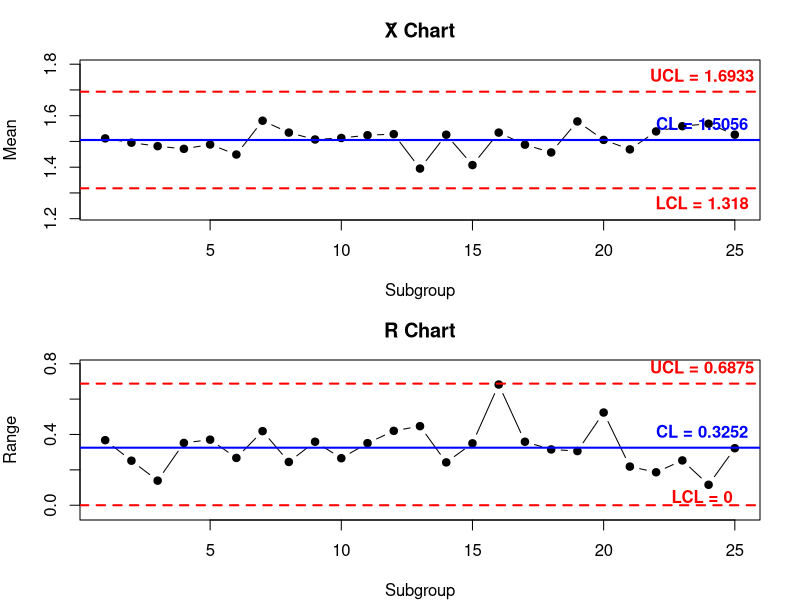

Source code (R):
## ---- chunk 1

# Global settings for all code chunks below.
# echo = FALSE    -> hide the code in the report (only results are shown)
#                    (change to echo = TRUE if you want to show the code too)
# warning/message -> hide warnings and messages so the report looks clean
# fig.width/height -> size of every plot (in inches)
knitr::opts_chunk$set(echo = FALSE, warning = FALSE, message = FALSE,
                      fig.width = 9, fig.height = 7)
## ---- chunk 2
# ---- Step A: Enter the data ----
# 25 samples (rows) x 5 wafers (columns) = 125 flow width values in microns.
# byrow = TRUE means R fills the numbers row by row (one sample per row).
data_matrix <- matrix(c(
  1.3235,1.4128,1.6744,1.4573,1.6914, 1.4314,1.3592,1.6075,1.4666,1.6109,
  1.4284,1.4871,1.4932,1.4324,1.5674, 1.5028,1.6352,1.3841,1.2831,1.5507,
  1.5604,1.2735,1.5265,1.4363,1.6441, 1.5955,1.5451,1.3574,1.3281,1.4198,
  1.6274,1.5064,1.8366,1.4177,1.5144, 1.4190,1.4303,1.6637,1.6067,1.5519,
  1.3884,1.7277,1.5355,1.5176,1.3688, 1.4039,1.6697,1.5089,1.4627,1.5220,
  1.4158,1.7667,1.4278,1.5928,1.4181, 1.5821,1.3355,1.5777,1.3908,1.7559,
  1.2856,1.4106,1.4447,1.6398,1.1928, 1.4951,1.4036,1.5893,1.6458,1.4969,
  1.3589,1.2863,1.5996,1.2497,1.5471, 1.5747,1.5301,1.5171,1.1839,1.8662,
  1.3680,1.7269,1.3957,1.5014,1.4449, 1.4163,1.3864,1.3057,1.6210,1.5573,
  1.5796,1.4185,1.6541,1.5116,1.7247, 1.7106,1.4412,1.2361,1.3820,1.7601,
  1.4371,1.5051,1.3485,1.5670,1.4880, 1.4738,1.5936,1.6583,1.4973,1.4720,
  1.5917,1.4333,1.5551,1.5295,1.6866, 1.6399,1.5243,1.5705,1.5563,1.5530,
  1.5797,1.3663,1.6240,1.3732,1.6887), byrow = TRUE, ncol = 5)

# ---- Step B: Summarise each sample ----
# Mean of each row (average flow width of the 5 wafers in that sample)
sample_means  <- rowMeans(data_matrix)
# Range of each row = biggest value minus smallest value (shows spread)
# apply(data_matrix, 1, ...) means "do this for every row"
sample_ranges <- apply(data_matrix, 1, function(x) max(x) - min(x))

# ---- Step C: Centre lines ----
# xbarbar = average of all sample means (centre line of the X-bar chart)
xbarbar <- mean(sample_means)
# Rbar = average of all sample ranges (centre line of the R chart)
Rbar    <- mean(sample_ranges)

# Control chart constants for sample size n = 5 (from Appendix Table VI)
A2 <- 0.577; D3 <- 0; D4 <- 2.114

# ---- Step D: Control limits ----
# X-bar chart limits:  xbarbar  +/-  A2 * Rbar
UCLx <- xbarbar + A2 * Rbar;  LCLx <- xbarbar - A2 * Rbar
# R chart limits:  D4 * Rbar (upper)  and  D3 * Rbar (lower)
UCLR <- D4 * Rbar;            LCLR <- D3 * Rbar

# ---- Step E: Find out-of-control points ----
# which() gives the sample numbers that are above the UCL or below the LCL.
# "|" means OR. If nothing is outside, the result is empty.
out_x <- which(sample_means > UCLx | sample_means < LCLx)
out_r <- which(sample_ranges > UCLR | sample_ranges < LCLR)
## ---- chunk 3
# Build a table: sample number, the 5 wafer values, then mean and range.
# round(..., 4) keeps 4 decimal places so the table is easy to read.
tab <- data.frame(
  Sample = 1:25,
  round(data_matrix, 4),
  Mean   = round(sample_means, 4),
  Range  = round(sample_ranges, 4)
)
# Give the 5 data columns clear names: Wafer 1 ... Wafer 5
names(tab)[2:6] <- paste("Wafer", 1:5)
# kable() turns the table into a neat formatted table; align = "c" centres it
knitr::kable(tab, align = "c")
## ---- chunk 4
# Show the two centre values in a small table (5 decimals, like the textbook)
knitr::kable(data.frame(
  Quantity = c("Grand mean  (X̿)", "Average range  (R̄)"),
  Value    = round(c(xbarbar, Rbar), 5)
), align = "lc")
## ---- chunk 5
# Show the constants used in the formulas. They depend only on sample size n.
knitr::kable(data.frame(A2 = A2, D3 = D3, D4 = D4), align = "ccc")
## ---- chunk 6
# Put the final LCL, CL and UCL of both charts in one table
knitr::kable(data.frame(
  Chart = c("R chart", "X̄ chart"),
  LCL   = round(c(LCLR, LCLx), 4),
  CL    = round(c(Rbar, xbarbar), 4),
  UCL   = round(c(UCLR, UCLx), 4)
), align = "lccc")
## ---- chunk 7
# Draw 2 plots in one picture: 2 rows, 1 column. mar = space around each plot.
par(mfrow = c(2, 1), mar = c(4, 4, 3, 2))

# ===== X-bar chart =====
# y-axis range: a little wider than the limits and the data so nothing is cut off
ylim_x <- c(min(LCLx, sample_means) - 0.1, max(UCLx, sample_means) + 0.1)
# Plot the sample means as points joined by lines (type = "b")
plot(sample_means, type = "b", pch = 19, ylim = ylim_x,
     main = "X̄ Chart", xlab = "Subgroup", ylab = "Mean")
# Mark any out-of-control points in red (none here, so nothing appears)
points(out_x, sample_means[out_x], col = "red", pch = 19, cex = 1.3)
# Draw the three lines: UCL (red dashed), centre line (blue), LCL (red dashed)
abline(h = UCLx,    col = "red",  lwd = 2, lty = 2)
abline(h = xbarbar, col = "blue", lwd = 2)
abline(h = LCLx,    col = "red",  lwd = 2, lty = 2)
# Write the value of each line on the chart (near the right side)
text(25 * 0.95, UCLx,    paste("UCL =", round(UCLx, 4)),    pos = 3, col = "red",  font = 2)
text(25 * 0.95, xbarbar, paste("CL =",  round(xbarbar, 4)), pos = 3, col = "blue", font = 2)
text(25 * 0.95, LCLx,    paste("LCL =", round(LCLx, 4)),    pos = 1, col = "red",  font = 2)

# ===== R chart =====
# y-axis range for the R chart
ylim_r <- c(min(LCLR, sample_ranges) - 0.05, max(UCLR, sample_ranges) + 0.1)
# Plot the sample ranges as points joined by lines
plot(sample_ranges, type = "b", pch = 19, ylim = ylim_r,
     main = "R Chart", xlab = "Subgroup", ylab = "Range")
# Mark out-of-control points in red (none here)
points(out_r, sample_ranges[out_r], col = "red", pch = 19, cex = 1.3)
# Draw UCL, centre line and LCL
abline(h = UCLR, col = "red",  lwd = 2, lty = 2)
abline(h = Rbar, col = "blue", lwd = 2)
abline(h = LCLR, col = "red",  lwd = 2, lty = 2)
# Label the lines. LCL is 0, so its label is moved up (+0.13) to stay visible.
text(25 * 0.95, UCLR,        paste("UCL =", round(UCLR, 4)), pos = 3, col = "red",  font = 2)
text(25 * 0.95, Rbar,        paste("CL =",  round(Rbar, 4)), pos = 3, col = "blue", font = 2)
text(25 * 0.95, LCLR + 0.13, paste("LCL =", round(LCLR, 4)), pos = 1, col = "red",  font = 2)
## ---- chunk 8
# Print a sentence for each chart.
# If out_r / out_x is empty (length 0) -> the process is in control.
# Otherwise -> list the sample numbers that are outside the limits.
cat("- **R chart:**",
    if (length(out_r) == 0) "no points outside the control limits." else
      paste("points outside limits at subgroup(s):", paste(out_r, collapse = ", ")), "\n")
cat("- **X̄ chart:**",
    if (length(out_x) == 0) "no points outside the control limits." else
      paste("points outside limits at subgroup(s):", paste(out_x, collapse = ", ")), "\n")
